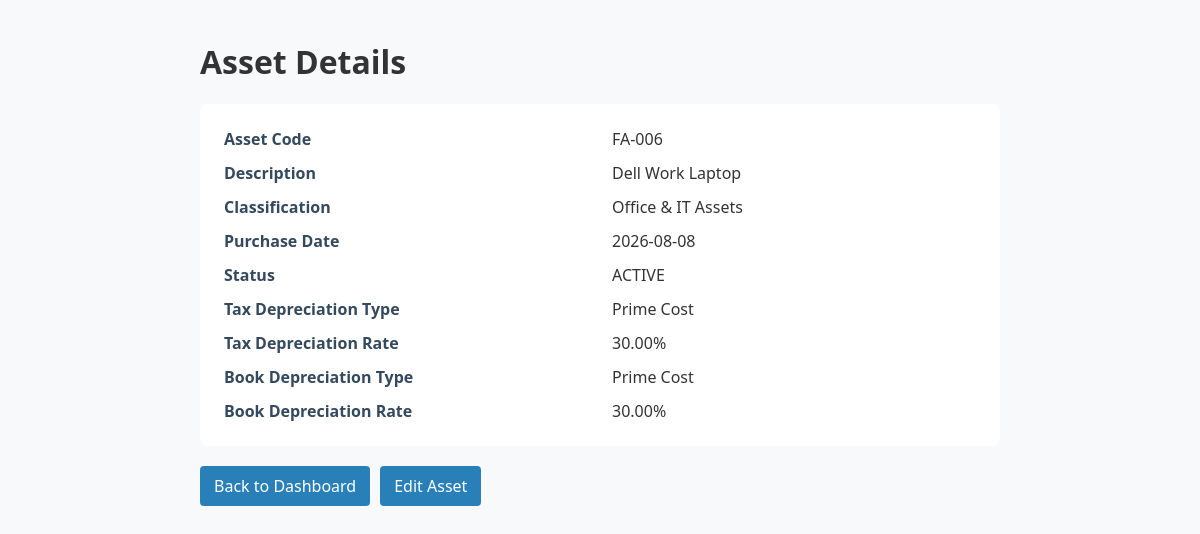
Page /assets/view/6 on the committed database.
### models.py (models this page shows)
class Asset(Base):
    __tablename__ = "assets"
    id = Column(Integer, primary_key=True)
    asset_code = Column(String(50), unique=True, nullable=False)
    description = Column(String(255), nullable=False)
    asset_classification = Column(String(100), nullable=False)
    purchase_date = Column(Date, nullable=False)
    depreciation_method = Column(String(10), default="SL")
    status = Column(String(20), default="ACTIVE")
    tax_original_cost = Column(Numeric(12, 2), nullable=False)
    opening_tax_wdv = Column(Numeric(12, 2), nullable=False)
    tax_depreciation_type = Column(String(30), nullable=False)
    tax_depreciation_rate = Column(Numeric(5, 2), nullable=False)
    tax_depreciation_date = Column(Date, nullable=False)
    book_original_cost = Column(Numeric(12, 2), nullable=False)
    opening_book_wdv = Column(Numeric(12, 2), nullable=False)
    book_depreciation_type = Column(String(30), nullable=False)
    book_depreciation_rate = Column(Numeric(5, 2), nullable=False)
    book_depreciation_date = Column(Date, nullable=False)

### routes/assets.py (the view)
@assets_bp.route("/assets/view/<int:asset_id>")
def view_asset(asset_id):
    db = SessionLocal()
    try:
        asset = db.query(Asset).filter(Asset.id == asset_id).first()
        if not asset:
            flash("Asset not found.", "danger")
            return redirect(url_for("assets.dashboard"))
        return render_template("view_asset.html", asset=asset)
    finally:
        db.close()

### templates/view_asset.html (shortened to what this page needs)
<!DOCTYPE html>
<html lang="en">
<head>
</head>
<body>
<div class="container">
    <h1>Asset Details</h1>
    <div class="details">
        <div class="label">Asset Code</div><div>{{ asset.asset_code }}</div>
        <div class="label">Description</div><div>{{ asset.description }}</div>
        <div class="label">Classification</div><div>{{ asset.asset_classification }}</div>
        <div class="label">Purchase Date</div><div>{{ asset.purchase_date.strftime('%Y-%m-%d') if asset.purchase_date else '' }}</div>
        <div class="label">Status</div><div>{{ asset.status or 'ACTIVE' }}</div>
        <div class="label">Tax Depreciation Type</div><div>{{ asset.tax_depreciation_type }}</div>
        <div class="label">Tax Depreciation Rate</div><div>{{ asset.tax_depreciation_rate }}%</div>
        <div class="label">Book Depreciation Type</div><div>{{ asset.book_depreciation_type }}</div>
        <div class="label">Book Depreciation Rate</div><div>{{ asset.book_depreciation_rate }}%</div>
    </div>
    <div class="actions">
        <a href="{{ url_for('assets.dashboard') }}">Back to Dashboard</a>
        <a href="{{ url_for('assets.edit_asset', asset_id=asset.id) }}">Edit Asset</a>
    </div>
</div>
</body>
</html>

### templates/view_asset.html (style rules this page uses)
body { font-family: 'Segoe UI', Tahoma, sans-serif; margin: 40px; background: #f8f9fa; color: #333; }
.container { max-width: 800px; margin: 0 auto; }
.details { display: grid; grid-template-columns: repeat(2, minmax(0, 1fr)); gap: 12px 24px; padding: 24px; background: white; border-radius: 8px; }
.label { font-weight: bold; color: #34495e; }
.actions { margin-top: 20px; display: flex; gap: 10px; flex-wrap: wrap; }
.actions a { background: #2980b9; color: white; padding: 9px 14px; border-radius: 4px; text-decoration: none; }

### rows in the picture
Asset: asset_code "FA-006", description "Dell Work Laptop", asset_classification "Office & IT Assets", purchase_date "2026-08-08", status "ACTIVE", tax_depreciation_type "Prime Cost", tax_depreciation_rate "30.00", book_depreciation_type "Prime Cost", book_depreciation_rate "30.00"
